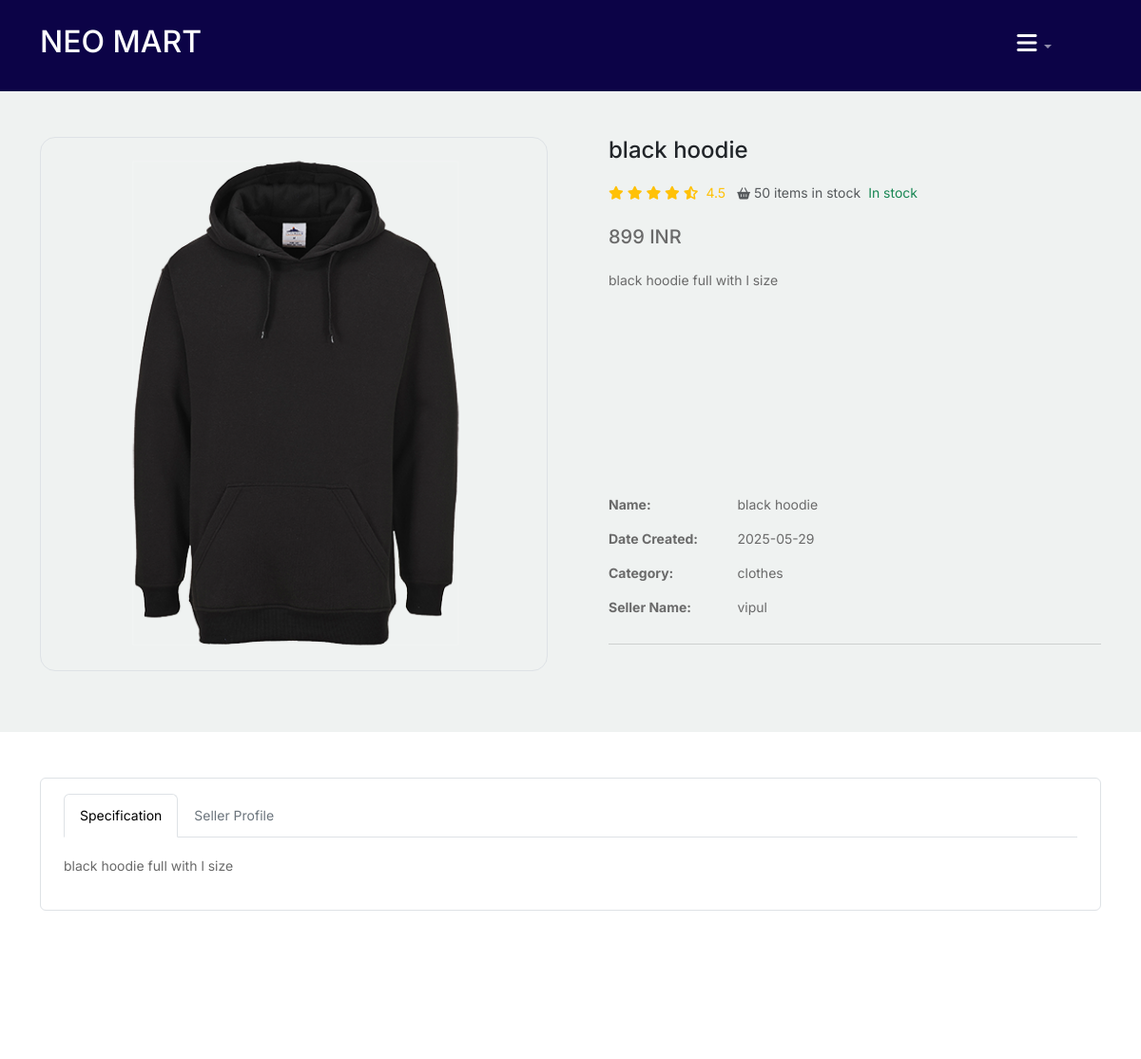
/admin/product.php?product_id=7 (signed in), run on the app's committed database.
### tables this page shows
CREATE TABLE `product` (
  `product_id` int(11) NOT NULL,
  `vendor_id` int(11) NOT NULL,
  `product_name` varchar(255) NOT NULL,
  `description` text NOT NULL,
  `price` int(100) UNSIGNED NOT NULL DEFAULT 0,
  `image` varchar(255) NOT NULL,
  `status` varchar(256) NOT NULL,
  `create_date` date NOT NULL,
  `update_date` date NOT NULL,
  `quantity` int(100) UNSIGNED NOT NULL DEFAULT 0,
  `category` varchar(255) NOT NULL
);

CREATE TABLE `vendor` (
  `vendor_id` int(11) NOT NULL,
  `vendor_name` varchar(255) NOT NULL,
  `vendor_email` varchar(255) NOT NULL,
  `register_date` date NOT NULL,
  `vendor_status` varchar(100) NOT NULL,
  `vendor_password` varchar(256) NOT NULL,
  `points` int(255) UNSIGNED NOT NULL DEFAULT 0,
  `balance` int(10) UNSIGNED NOT NULL DEFAULT 0,
  `role` varchar(255) NOT NULL
);

### config/function.php (called while the page is built, shortened)
<?php
function getProduct($conn, $product_id)
{
    $sql = "SELECT p.*, v.vendor_name AS seller_name
            FROM product p
            INNER JOIN vendor v ON p.vendor_id = v.vendor_id
            WHERE p.product_id = ?";
    $stmt = $conn->prepare($sql);
    $stmt->bind_param("i", $product_id);
    $stmt->execute();
    $result = $stmt->get_result();
    if ($result && $result->num_rows > 0) {
        return $result->fetch_assoc();
    } else {
        return false;
    }
}

### admin/product.php (the view, shortened to what this page needs)
<?php
include("../config/connect.php");
include("../config/function.php");
if (isset($_GET['product_id'])) {
	$product_id = $_GET['product_id'];
	$product = getProduct($conn, $product_id);
} else {
	header("Location: index.php");
	exit;
}
include("../inc/head.php");
include("../inc/header.php") ?>
<section class="py-5">
	<div class="container">
		<div class="row gx-5">
			<aside class="col-lg-6">
				<div class="border rounded-4 mb-3 d-flex justify-content-center">
					<a data-fslightbox="mygallery" class="rounded-4" target="_blank" data-type="image" href="<?php echo $product['image']; ?>">
						<img style="max-width: 100%; height: 70vh; margin: auto;" class="rounded-4 fit" src="../uploads/<?php echo $product['image']; ?>" alt="<?php echo $product['product_name']; ?>" />
					</a>
				</div>
			</aside>
			<main class="col-lg-6">
				<div class="ps-lg-3">
					<h4 class="title text-dark">
						<?php echo $product['product_name']; ?>
					</h4>
					<div class="d-flex flex-row my-3">
						<div class="text-warning mb-1 me-2">
							<i class="fa fa-star"></i>
							<i class="fa fa-star"></i>
							<i class="fa fa-star"></i>
							<i class="fa fa-star"></i>
							<i class="fas fa-star-half-alt"></i>
							<span class="ms-1">4.5</span>
						</div>
						<span class="text-muted"><i class="fas fa-shopping-basket fa-sm mx-1"></i><?php echo $product['quantity']; ?> items in stock</span>
						<span class="text-success ms-2">In stock</span>
					</div>
					<div class="mb-3">
						<span class="h5"><?php echo $product['price']; ?> INR</span>
					</div>
					<p class="desc">
						<?php echo $product['description']; ?>
					</p>
					<div class="row">
						<dt class="col-3">Name:</dt>
						<dd class="col-9"><?php echo $product['product_name']; ?></dd>
						<dt class="col-3">Date Created:</dt>
						<dd class="col-9"><?php echo $product['create_date']; ?></dd>
						<dt class="col-3">Category:</dt>
						<dd class="col-9"><?php echo $product['category']; ?></dd>
						<dt class="col-3">Seller Name:</dt>
						<dd class="col-9"><?php echo $product['seller_name']; ?></dd>
					</div>
					<hr />
				</div>
			</main>
		</div>
	</div>
</section>
<section class="py-5 bg-white">
	<div class="container">
		<div class="row gx-4">
			<div class="col-lg-12 mb-4">
				<div class="border rounded-2 px-4 py-3">
					<ul class="nav nav-tabs" id="myTab" role="tablist">
						<li class="nav-item" role="presentation">
							<a class="nav-link active" id="specification-tab" data-bs-toggle="tab" href="#specification" role="tab" aria-controls="specification" aria-selected="true">Specification</a>
						</li>
						<li class="nav-item" role="presentation">
							<a class="nav-link" id="seller-profile-tab" data-bs-toggle="tab" href="#seller-profile" role="tab" aria-controls="seller-profile" aria-selected="false">Seller Profile</a>
						</li>
					</ul>
					<div class="tab-content mt-3" id="myTabContent">
						<div class="tab-pane fade show active" id="specification" role="tabpanel" aria-labelledby="specification-tab">
							<p>
								<?php echo $product['description']; ?>
							</p>
						</div>
					</div>
				</div>
			</div>
		</div>
	</div>
	<br><br><br>
</section>

### css/style.css (style rules this page uses)
body { overflow-x: hidden; position: relative; }
body { font-family: "Inter", sans-serif; font-weight: 400; line-height: 28px; color: #6a6a6a; font-size: 14px; background-color: #eff2f1; }
a { text-decoration: none; -webkit-transition: .3s all ease; -o-transition: .3s all ease; transition: .3s all ease; color: #2f2f2f; text-decoration: underline; }

### admin/product.php (style rules this page uses)
.nav-tabs .nav-item .nav-link:not(.active) { color: #6c757d; background-color: transparent; border-color: transparent; }
.desc { height: 220px; overflow: hidden; }

### data on the page
product: image (picture), product_name "black hoodie", quantity "50", price "899", description "black hoodie full with l size", create_date "2025-05-29", category "clothes", vendor.vendor_name "vipul"
